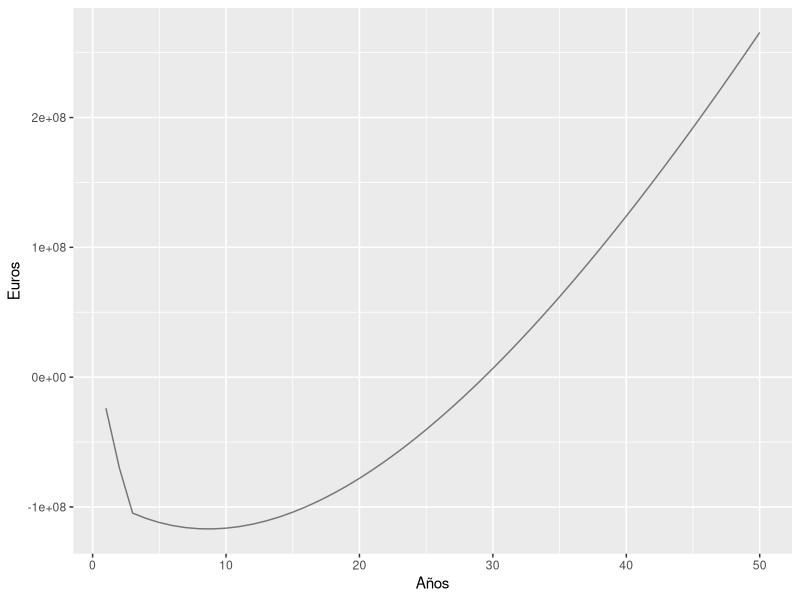
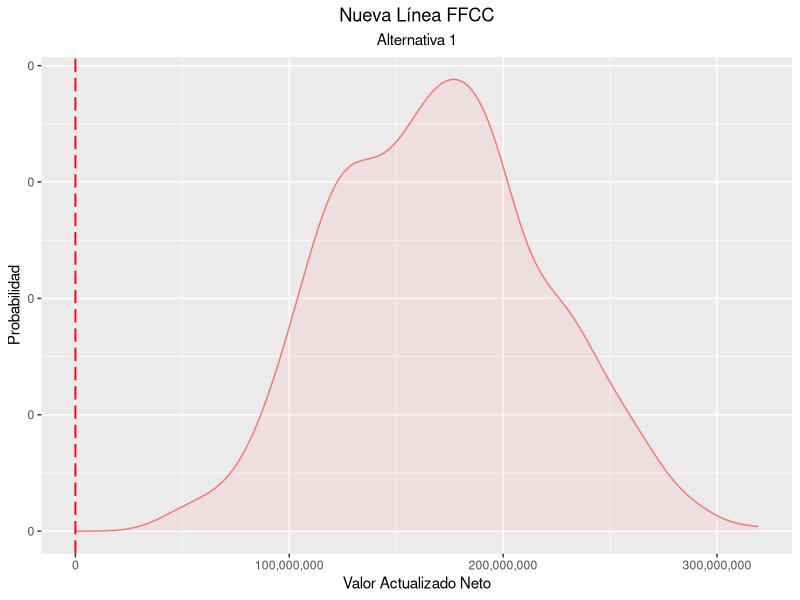
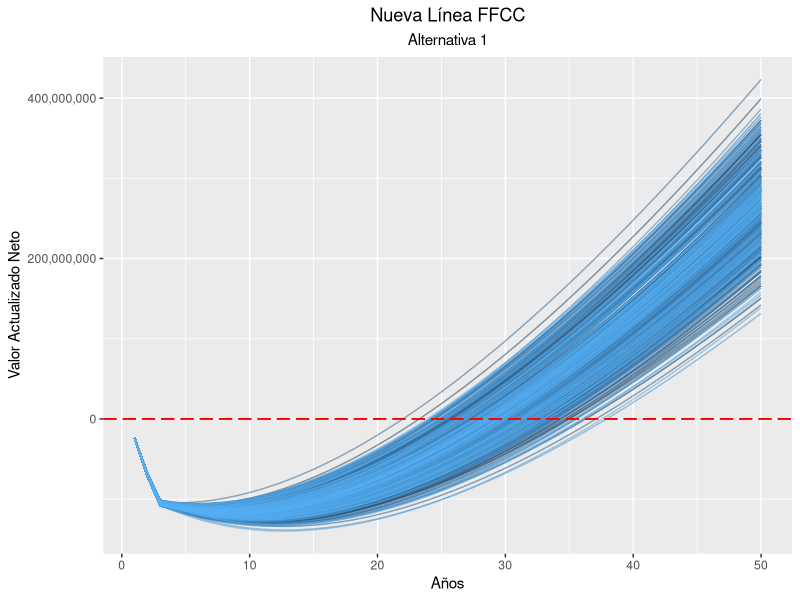
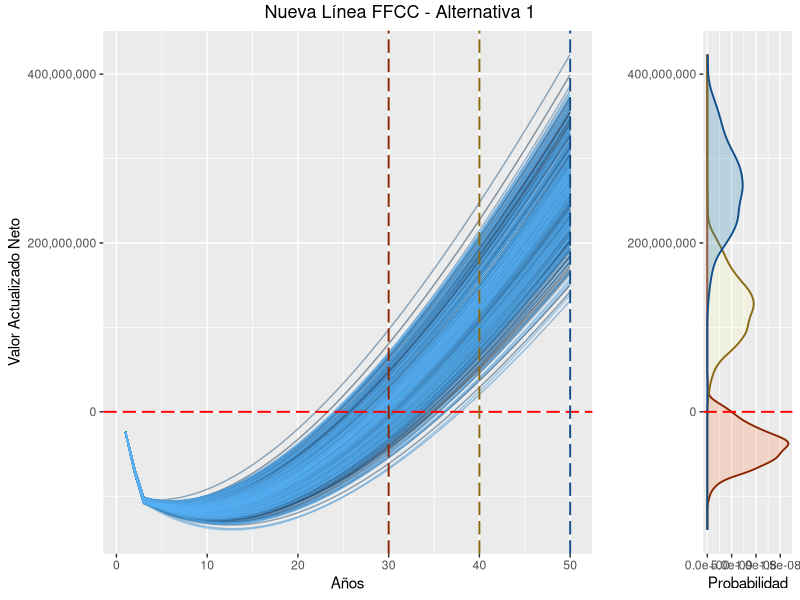

Source code (R) for these figures, in order:
## ---- chunk 1
knitr::opts_chunk$set(echo = TRUE)
## ---- chunk 2
cc.npv.fun <- function (vector.data) { 
  # VECTOR DATA : vector en el cual se incluyan los parámetros siguientes
  # (fijar, dejar como parámetros variables según deseos)
  # (se introducen como vector para el posterior análisis de sensibilidad)
  
  # VARIABLES #
  # --------- #
  # Costes Iniciales
  cost.inv1 <- vector.data[1]
  cost.inv2 <- vector.data[2]
  cost.inv3 <- vector.data[3]
  
  # Mantenimiento
  cost.mant <- vector.data[4]
  # Explotacion
  cost.expl.ffcc <- vector.data[5]
  cost.expl.auto <- vector.data[6]
  
  # DEMANDA #
  # ------- #
  # Ferrocarril
  dem1.ffcc <- vector.data[7]
  dem2.ffcc <- vector.data[8]
  # Autopista 
  dem1.auto <- vector.data[9]
  dem2.auto <- vector.data[10]
  
  # TIEMPOS #
  # ------- #
  # Ferrocarril
  time.ffcc.inic <- vector.data[11]
  time.ffcc.fina <- vector.data[12]
  # Autopista
  time.auto.inic <- vector.data[13]
  time.auto.fina <- vector.data[14]
  # Coste del tiempo
  time.cost <- vector.data[15]
  # Ferrocarril
  cost.ffcc.inic <- vector.data[16]
  cost.ffcc.fina <- vector.data[17]
  # Autopista
  cost.auto <- vector.data[18]
  
  
  # SERIES TEMPORALES #
  # ----------------- #
  # Años
  year.vector <- c(1:hozt.temp)
  
  # Construction costs
  cost.inve.vector <- rep(0, hozt.temp)
  cost.inve.vector[1] <- cost.inv1
  cost.inve.vector[2] <- cost.inv2
  cost.inve.vector[3] <- cost.inv3
  
  # Costes explotacion
  cost.expl.vector <- rep(0, hozt.temp)
  cost.mant.vector <- rep(0, hozt.temp)
  
  # Demanda
  dem1.ffcc.vector <- rep(0, hozt.temp)
  dem2.ffcc.vector <- rep(0, hozt.temp)
  dem1.auto.vector <- rep(0, hozt.temp)
  dem2.auto.vector <- rep(0, hozt.temp)
  
  # Ingresos
  ingr.expl.vector <- rep(0, hozt.temp)
  ingr.soci.vector <- rep(0, hozt.temp)
  
  
  for (i in 4:hozt.temp) {
    cost.expl.vector[i] <- cost.expl.ffcc
    cost.mant.vector[i] <- cost.mant
    dem1.ffcc.vector[i] <- dem1.ffcc
    dem2.ffcc.vector[i] <- max(dem2.ffcc.vector[i-1]*1.05, dem2.ffcc)
    ingr.expl.vector[i] <- dem2.ffcc.vector[i]*cost.ffcc.fina
    ingr.soci.vector[i] <- dem2.ffcc.vector[i]*(cost.ffcc.inic-cost.ffcc.fina) + #Ahorros coste ffcc
      dem2.ffcc.vector[i]*(time.ffcc.inic-time.ffcc.fina)*time.cost + #Ahorros tiempo ffcc
      dem2.auto.vector[i]*(time.auto.inic-time.auto.fina)*time.cost #Ahorros tiempo autopista
  }
  
  
  # --------------------- # 
  # BENEFITS / Beneficios #
  # --------------------- #
  ben.vector <- rep(0, hozt.temp)
  netben.vector <- rep(0, hozt.temp)
  for (i in (1):(hozt.temp)) {
    ben.vector[i] <- -cost.inve.vector[i]-cost.expl.vector[i]-cost.mant.vector[i]+
      ingr.expl.vector[i]+ingr.soci.vector[i]
    netben.vector[i] <- ben.vector[i]/((1+disc.rate)^i)
  }
  
  # --------- # 
  # NPV / VAN #
  # --------- #
  npv.result <- sum(netben.vector)
  return(npv.result)
}



# ----------------------------------- #
# 1B.- FUNCIÓN VALOR ACTUALIZADO NETO # Devuelve vector de net.benefits
# ----------------------------------- #

cc.netben.fun <- function (vector.data) { 
  # VECTOR DATA : vector en el cual se incluyan los parámetros siguientes
  # (fijar, dejar como parámetros variables según deseos)
  # (se introducen como vector para el posterior análisis de sensibilidad)
  
  # VARIABLES #
  # --------- #
  # Costes Iniciales
  cost.inv1 <- vector.data[1]
  cost.inv2 <- vector.data[2]
  cost.inv3 <- vector.data[3]
  
  # Mantenimiento
  cost.mant <- vector.data[4]
  # Explotacion
  cost.expl.ffcc <- vector.data[5]
  cost.expl.auto <- vector.data[6]
  
  # DEMANDA #
  # ------- #
  # Ferrocarril
  dem1.ffcc <- vector.data[7]
  dem2.ffcc <- vector.data[8]
  # Autopista 
  dem1.auto <- vector.data[9]
  dem2.auto <- vector.data[10]
  
  # TIEMPOS #
  # ------- #
  # Ferrocarril
  time.ffcc.inic <- vector.data[11]
  time.ffcc.fina <- vector.data[12]
  # Autopista
  time.auto.inic <- vector.data[13]
  time.auto.fina <- vector.data[14]
  # Coste del tiempo
  time.cost <- vector.data[15]
  # Ferrocarril
  cost.ffcc.inic <- vector.data[16]
  cost.ffcc.fina <- vector.data[17]
  # Autopista
  cost.auto <- vector.data[18]
  
  
  # SERIES TEMPORALES #
  # ----------------- #
  # Años
  year.vector <- c(1:hozt.temp)
  
  # Construction costs
  cost.inve.vector <- rep(0, hozt.temp)
  cost.inve.vector[1] <- cost.inv1
  cost.inve.vector[2] <- cost.inv2
  cost.inve.vector[3] <- cost.inv3
  
  # Costes explotacion
  cost.expl.vector <- rep(0, hozt.temp)
  cost.mant.vector <- rep(0, hozt.temp)
  
  # Demanda
  dem1.ffcc.vector <- rep(0, hozt.temp)
  dem2.ffcc.vector <- rep(0, hozt.temp)
  dem1.auto.vector <- rep(0, hozt.temp)
  dem2.auto.vector <- rep(0, hozt.temp)
  
  # Ingresos
  ingr.expl.vector <- rep(0, hozt.temp)
  ingr.soci.vector <- rep(0, hozt.temp)
  
  
  for (i in 4:hozt.temp) {
    cost.expl.vector[i] <- cost.expl.ffcc
    cost.mant.vector[i] <- cost.mant
    dem1.ffcc.vector[i] <- dem1.ffcc
    dem2.ffcc.vector[i] <- max(dem2.ffcc.vector[i-1]*1.05, dem2.ffcc)
    ingr.expl.vector[i] <- dem2.ffcc.vector[i]*cost.ffcc.fina
    ingr.soci.vector[i] <- dem2.ffcc.vector[i]*(cost.ffcc.fina-cost.ffcc.inic) + #Ahorros coste ffcc
      dem2.ffcc.vector[i]*(time.ffcc.inic-time.ffcc.fina)*time.cost + #Ahorros tiempo ffcc
      dem2.auto.vector[i]*(time.auto.inic-time.auto.fina)*time.cost #Ahorros tiempo autopista
  }
  
  
  # --------------------- # 
  # BENEFITS / Beneficios #
  # --------------------- #
  ben.vector <- rep(0, hozt.temp)
  netben.vector <- rep(0, hozt.temp)
  acum.netben.vector <- rep(0, hozt.temp)
  for (i in (1):(hozt.temp)) {
    ben.vector[i] <- -cost.inve.vector[i]-cost.expl.vector[i]-cost.mant.vector[i]+
      ingr.expl.vector[i]+ingr.soci.vector[i]
    netben.vector[i] <- ben.vector[i]/((1+disc.rate)^i)
    if (i==1) {acum.netben.vector[i] <- netben.vector[i]}
    else {acum.netben.vector[i] <- acum.netben.vector[i-1]+netben.vector[i]}
  }
  
  # --------- # 
  # NPV / VAN #
  # --------- #
  npv.result <- acum.netben.vector
  return(npv.result)
}



# ----------------------------------- #
# 1C.- FUNCIÓN VALOR ACTUALIZADO NETO # Devuelve dataframe con flujos
# ----------------------------------- #

cc.table.fun <- function (vector.data) { 
  # VECTOR DATA : vector en el cual se incluyan los parámetros siguientes
  # (fijar, dejar como parámetros variables según deseos)
  # (se introducen como vector para el posterior análisis de sensibilidad)
  
  # VARIABLES #
  # --------- #
  # Costes Iniciales
  cost.inv1 <- vector.data[1]
  cost.inv2 <- vector.data[2]
  cost.inv3 <- vector.data[3]
  
  # Mantenimiento
  cost.mant <- vector.data[4]
  # Explotacion
  cost.expl.ffcc <- vector.data[5]
  cost.expl.auto <- vector.data[6]
  
  # DEMANDA #
  # ------- #
  # Ferrocarril
  dem1.ffcc <- vector.data[7]
  dem2.ffcc <- vector.data[8]
  # Autopista 
  dem1.auto <- vector.data[9]
  dem2.auto <- vector.data[10]
  
  # TIEMPOS #
  # ------- #
  # Ferrocarril
  time.ffcc.inic <- vector.data[11]
  time.ffcc.fina <- vector.data[12]
  # Autopista
  time.auto.inic <- vector.data[13]
  time.auto.fina <- vector.data[14]
  # Coste del tiempo
  time.cost <- vector.data[15]
  # Ferrocarril
  cost.ffcc.inic <- vector.data[16]
  cost.ffcc.fina <- vector.data[17]
  # Autopista
  cost.auto <- vector.data[18]
  
  hozt.temp <- vector.data[19]
  disc.rate <- vector.data[20]
  
  
  # SERIES TEMPORALES #
  # ----------------- #
  # Años
  year.vector <- c(1:hozt.temp)
  
  # Construction costs
  cost.inve.vector <- rep(0, hozt.temp)
  cost.inve.vector[1] <- cost.inv1
  cost.inve.vector[2] <- cost.inv2
  cost.inve.vector[3] <- cost.inv3
  
  # Costes explotacion
  cost.expl.vector <- rep(0, hozt.temp)
  cost.mant.vector <- rep(0, hozt.temp)
  
  # Demanda
  dem1.ffcc.vector <- rep(0, hozt.temp)
  dem2.ffcc.vector <- rep(0, hozt.temp)
  dem1.auto.vector <- rep(0, hozt.temp)
  dem2.auto.vector <- rep(0, hozt.temp)
  
  # Ingresos
  ingr.expl.vector <- rep(0, hozt.temp)
  ingr.soci.vector <- rep(0, hozt.temp)
  
  
  for (i in 4:hozt.temp) {
    cost.expl.vector[i] <- cost.expl.ffcc
    cost.mant.vector[i] <- cost.mant
    dem1.ffcc.vector[i] <- dem1.ffcc
    dem2.ffcc.vector[i] <- max(dem2.ffcc.vector[i-1]*1.05, dem2.ffcc)
    ingr.expl.vector[i] <- dem2.ffcc.vector[i]*cost.ffcc.fina
    ingr.soci.vector[i] <- dem2.ffcc.vector[i]*(cost.ffcc.fina-cost.ffcc.inic) + #Ahorros coste ffcc
      dem2.ffcc.vector[i]*(time.ffcc.inic-time.ffcc.fina)*time.cost + #Ahorros tiempo ffcc
      dem2.auto.vector[i]*(time.auto.inic-time.auto.fina)*time.cost #Ahorros tiempo autopista
  }
  
  
  # --------------------- # 
  # BENEFITS / Beneficios #
  # --------------------- #
  ben.vector <- rep(0, hozt.temp)
  netben.vector <- rep(0, hozt.temp)
  acum.netben.vector <- rep(0, hozt.temp)
  inco.suma.vector <- rep(0, hozt.temp)
  cost.suma.vector <- rep(0, hozt.temp)
  for (i in (1):(hozt.temp)) {
    inco.suma.vector[i] <- ingr.expl.vector[i]+ingr.soci.vector[i]
    cost.suma.vector[i] <- -cost.inve.vector[i]-cost.expl.vector[i]-cost.mant.vector[i]
    ben.vector[i] <- -cost.inve.vector[i]-cost.expl.vector[i]-cost.mant.vector[i]+
      ingr.expl.vector[i]+ingr.soci.vector[i]
    netben.vector[i] <- ben.vector[i]/((1+disc.rate)^i)
    if (i==1) {acum.netben.vector[i] <- netben.vector[i]}
    else {acum.netben.vector[i] <- acum.netben.vector[i-1]+netben.vector[i]}
  }
  
  table.result <- cbind(year.vector, inco.suma.vector, cost.suma.vector,
                        ben.vector, netben.vector, acum.netben.vector)
  return(table.result)
}


## ---- chunk 3
# ---------------- #
# 2.- VALORES BASE #
# ---------------- #

cost.inv1 <- 25000000
cost.inv2 <- 50000000
cost.inv3 <- 40000000
cost.mant <- 1500000
cost.expl.ffcc <- 20000000
cost.expl.auto <- 0.5
dem1.ffcc <- 300000
dem2.ffcc <- 2000000
dem1.auto <- 5700000
dem2.auto <- 5000000
time.ffcc.inic <- 55/60
time.ffcc.fina <- 30/60
time.auto.inic <- 43/60
time.auto.fina <- 35/60
time.cost <- 15
cost.ffcc.inic <- 1
cost.ffcc.fina <- 1.55
cost.auto <- 0.055
disc.rate <- 0.045
hozt.temp <- 50

## ---- chunk 4
# -------------------- #
# 3.- VAN ALTERNATIVAS #
# -------------------- #

# Alternativa 1 - Caso base
Alt.1.vector <- c(cost.inv1, cost.inv2, cost.inv3, cost.mant, cost.expl.ffcc, cost.expl.auto,
                  dem1.ffcc, dem2.ffcc, dem1.auto, dem2.auto,
                  time.ffcc.inic, time.ffcc.fina, time.auto.inic, time.auto.fina, time.cost,
                  cost.ffcc.inic, cost.ffcc.fina, cost.auto,
                  disc.rate, hozt.temp)
Alt.1.npv <- cc.npv.fun(Alt.1.vector)
Alt.1.netben.vector <- cc.netben.fun(Alt.1.vector)
Alt.1.table <- cc.table.fun(Alt.1.vector)
## ---- chunk 5
library(kableExtra)
library(knitr)
kable(Alt.1.table)%>%
  kable_styling(bootstrap_options = c("striped", "hover", "condensed"))

## ---- chunk 6
# DATA PREPARATION
Alt.1.netben.df <- cbind(Alt.1.netben.vector, c(1:hozt.temp))
colnames(Alt.1.netben.df) <- c("values", "years")
Alt.1.netben.df <- as.data.frame(Alt.1.netben.df)
# REPRESENTATION
library(ggplot2)
ggplot(Alt.1.netben.df,aes(years, values)) + 
  geom_line(alpha=.5) + 
  xlab("Años") + 
  ylab("Euros")
## ---- chunk 7
# ----------------------- #
# 4.- ANÁLISIS MONTECARLO #
# ----------------------- #

# Alternativa 1 - Caso base
model_1.mc.df <- data.frame(npv=numeric(0))
model_1.mc.netben.df <- data.frame(npv=numeric(0), years=numeric(0), simul=numeric(0))
for (index in 1:500) {
  # Distribuciones de probabilidad de cada parámetro
  p1 <- runif(1, min = Alt.1.vector[1]*1.00, max = Alt.1.vector[1]*1.00) #cost.inv1
  p2 <- runif(1, min = Alt.1.vector[2]*0.95, max = Alt.1.vector[2]*1.05) #cost.inv2
  p3 <- runif(1, min = Alt.1.vector[3]*0.95, max = Alt.1.vector[3]*1.05) #cost.inv3
  p4 <- runif(1, min = Alt.1.vector[4]*0.95, max = Alt.1.vector[4]*1.05) #cost.mant
  p5 <- runif(1, min = Alt.1.vector[5]*0.95, max = Alt.1.vector[5]*1.05) #cost.expl.ffcc
  p6 <- runif(1, min = Alt.1.vector[6]*0.95, max = Alt.1.vector[6]*1.05) #cost.mant 
  p7 <- runif(1, min = Alt.1.vector[7]*0.95, max = Alt.1.vector[7]*1.05) #dem1.ffcc
  p8 <- runif(1, min = Alt.1.vector[8]*0.95, max = Alt.1.vector[8]*1.05) #dem2.ffcc
  p9 <- runif(1, min = Alt.1.vector[9]*0.95, max = Alt.1.vector[9]*1.05) #dem1.auto
  p10 <- runif(1, min = Alt.1.vector[10]*0.95, max = Alt.1.vector[10]*1.05) #dem2.auto
  p11 <- runif(1, min = Alt.1.vector[11]*0.95, max = Alt.1.vector[11]*1.05) #time.ffcc.inic
  p12 <- runif(1, min = Alt.1.vector[12]*0.95, max = Alt.1.vector[12]*1.05) #time.ffcc.fina
  p13 <- runif(1, min = Alt.1.vector[13]*0.95, max = Alt.1.vector[13]*1.05) #time.auto.inic
  p14 <- runif(1, min = Alt.1.vector[14]*0.95, max = Alt.1.vector[14]*1.05) #time.auto.fina
  p15 <- runif(1, min = Alt.1.vector[15]*0.95, max = Alt.1.vector[15]*1.05) #time.cost
  p16 <- runif(1, min = Alt.1.vector[16]*0.95, max = Alt.1.vector[16]*1.05) #cost.ffcc.inic
  p17 <- runif(1, min = Alt.1.vector[17]*0.95, max = Alt.1.vector[17]*1.05) #cost.ffcc.fina
  p18 <- runif(1, min = Alt.1.vector[18]*0.95, max = Alt.1.vector[18]*1.05) #cost.auto
  p19 <- runif(1, min = Alt.1.vector[19]*0.95, max = Alt.1.vector[19]*1.05) #disc.rate
  p20 <- runif(1, min = Alt.1.vector[20]*1.00, max = Alt.1.vector[20]*1.00) #hori.temp
  
  model_1.param <- c(p1, p2, p3, p4, p5, p6, p7, p8, p9, p10,
                     p11, p12, p13, p14, p15, p16, p17, p18, p19, p20)
  # Llamada a la función y almacenar datos de npv
  model_1.mc.df <- rbind(model_1.mc.df, cc.npv.fun(model_1.param))
  
  # Llamada a la función y almacenar datos de paths
  model_1b.mc.netben.df <- cbind(cc.netben.fun(model_1.param), c(1:hozt.temp), index)
  colnames(model_1b.mc.netben.df) <- c("values", "years", "simul")
  model_1b.mc.netben.df <- as.data.frame(model_1b.mc.netben.df)
  model_1.mc.netben.df <- rbind(model_1.mc.netben.df, model_1b.mc.netben.df)
  
}

# DATA PREPARATION
colnames(model_1.mc.df) <- c("npv")
model_1.mc.sort <- (model_1.mc.df)
model_1.mc.sort$npv <- model_1.mc.sort[order(model_1.mc.sort$npv),]
# Sequence by 1/num.cases, 1/500 = 0.004
model_1.mc.sort <- data.frame(model_1.mc.sort, seq(from = 0.002, to = 1, by = 0.002))
model_1.mc.sort$proj <- rep('Caso Base', 500)
colnames(model_1.mc.sort) <- c("npv", "prob", "model")

# REPRESENTATION
library(ggplot2)
library(scales)
library(grid)

# Plot de funciones de densidad
ggplot(model_1.mc.sort, aes(npv, fill = model, colour = model)) +
  geom_density(alpha = 0.1) +
  labs(x="Valor Actualizado Neto", 
       y="Probabilidad",
       title="Nueva Línea FFCC",
       subtitle="Alternativa 1") +
  scale_x_continuous(labels = comma) +
  scale_y_continuous(labels = comma) +
  geom_vline(xintercept = 0, colour="red", size=0.65, linetype = "longdash") +
  theme(plot.title = element_text(hjust = 0.5), plot.subtitle = element_text(hjust = 0.5)) +
  guides(colour=FALSE, fill=FALSE)
## ---- chunk 8
# Plot de paths
ggplot(model_1.mc.netben.df,aes(years, values, group=simul, colour=simul)) + 
  geom_line(alpha=.5) +
  labs(x="Años", 
       y="Valor Actualizado Neto",
       title="Nueva Línea FFCC",
       subtitle="Alternativa 1") +
  scale_x_continuous(labels = comma) +
  scale_y_continuous(labels = comma) +geom_hline(yintercept = 0, colour="red", size=0.65, linetype = "longdash") +
  theme(plot.title = element_text(hjust = 0.5), plot.subtitle = element_text(hjust = 0.5)) +
  guides(colour=FALSE, fill=FALSE)
## ---- chunk 9
# Plot combinado
plot_main <- ggplot(model_1.mc.netben.df,aes(years, values, group=simul, colour=simul)) + 
  geom_line(alpha=.5) +labs(x="Años", 
       y="Valor Actualizado Neto") +
  scale_x_continuous(labels = comma) +
  scale_y_continuous(labels = comma) +
  guides(colour=FALSE) + 
  geom_hline(yintercept = 0, colour="red", size=0.65, linetype = "longdash") +
  geom_vline(xintercept = 30, colour="orangered4", size=0.65, linetype = "longdash") +
  geom_vline(xintercept = 40, colour="goldenrod4", size=0.65, linetype = "longdash") +
  geom_vline(xintercept = 50, colour="dodgerblue4", size=0.65, linetype = "longdash")

# Gráfico secundario. Función de densidad del VAN (año 21)
plot_right <- ggplot(data=model_1.mc.netben.df) + 
  geom_density(aes(ifelse(years==25,values,NA)), size = 0.65, colour="orangered4", fill='#fc8d59', alpha=.25) +
  geom_density(aes(ifelse(years==40,values,NA)), size = 0.65, colour="goldenrod4", fill='#ffffbf', alpha=.25) +
  geom_density(aes(ifelse(years==50,values,NA)), size = 0.65, colour="dodgerblue4", fill='#2b83ba', alpha=.25) + 
  coord_flip() +
  theme(legend.position=c(0.75,0.25)) +
  xlab("") +
  ylab("Probabilidad") +
  geom_vline(xintercept = 0, colour="red", size=0.65, linetype = "longdash") +
  scale_x_continuous(labels = comma, limits = c(min(model_1.mc.netben.df$values), max(model_1.mc.netben.df$values)))

# Unión de los dos gráficos
library(gridExtra)
plot_mix <- grid.arrange(plot_main, plot_right, ncol=2, nrow=1,
                         widths = c(3, 1),
                         top=textGrob("Nueva Línea FFCC - Alternativa 1", gp=gpar(fontsize=13)))
plot_mix
